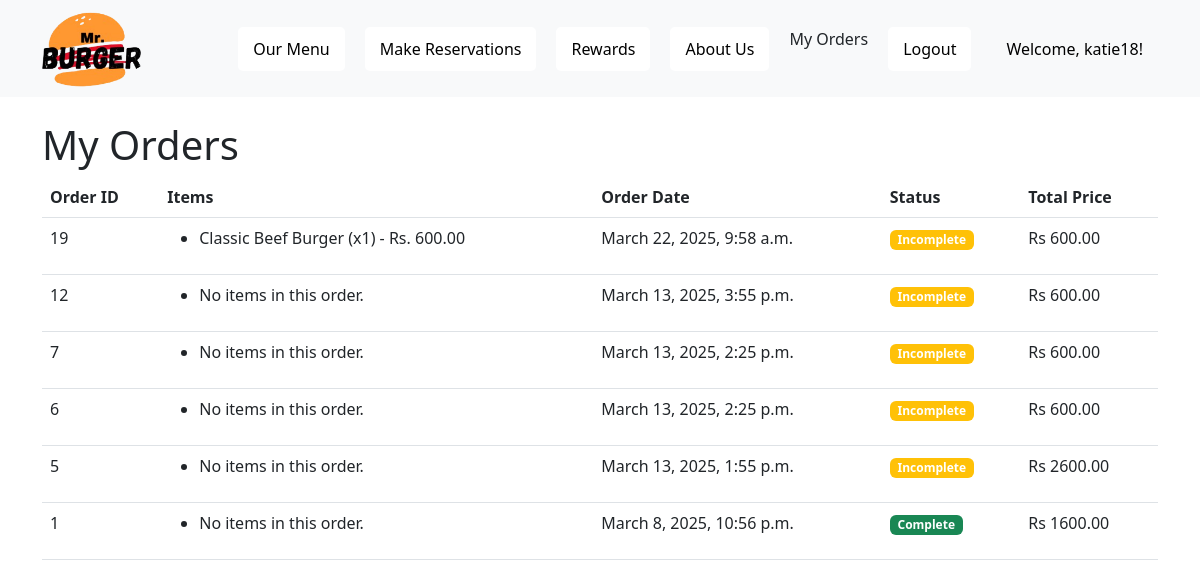
Page /my-orders/ (signed in) on the committed database.
### webstore/models.py (models this page shows, shortened)
class Order(models.Model):
    user = models.ForeignKey(
        settings.AUTH_USER_MODEL,
        on_delete=models.CASCADE,
        null=True,  # Allow null values
        blank=True,  # Allow blank values in forms
    ) # Link order to user
    items = models.TextField()  # Use for sqlite
    order_date = models.DateTimeField(auto_now_add=True)
    STATUS_CHOICES = [
        ('Incomplete', 'Incomplete'),
        ('Complete', 'Complete'),
    ]
    status = models.CharField(max_length=20, choices=STATUS_CHOICES, default='Incomplete')
    total_price = models.FloatField(default=0)

class OrderItem(models.Model):
    order = models.ForeignKey(Order, on_delete=models.CASCADE)
    item = models.ForeignKey(Menu, on_delete=models.CASCADE)
    quantity = models.PositiveIntegerField(default=1)

class Menu(models.Model):
    name = models.CharField(max_length=50)
    description = models.CharField(max_length=400)
    price = models.FloatField()
    img_url = models.ImageField(upload_to='static/')

### webstore/views.py (the view)
# urls.py: path('my-orders/', views.my_orders, name='my_orders'),
@login_required
def my_orders(request):
    orders = Order.objects.filter(user=request.user).order_by('-order_date')
    return render(request, 'my_orders.html', {'orders': orders})

### webstore/templates/my_orders.html
{% extends 'base.html' %}
{% block content %}
  <h1>My Orders</h1>
  {% if orders %}
    <table class="table">
      <thead>
        <tr>
          <th>Order ID</th>
          <th>Items</th>
          <th>Order Date</th>
          <th>Status</th>
          <th>Total Price</th>
        </tr>
      </thead>
      <tbody>
        {% for order in orders %}
          <tr>
            <td>{{ order.id }}</td>
            <td>
              <ul>
                {% for item in order.orderitem_set.all %}
                  <li>{{ item.item.name }} (x{{ item.quantity }}) - Rs. {{ item.item.price|floatformat:2 }}</li>
                {% empty %}
                  <li>No items in this order.</li>
                {% endfor %}
              </ul>
            </td>
            <td>{{ order.order_date }}</td>
            <td>
              {% if order.status == 'Incomplete' %}
                <span class="badge bg-warning">Incomplete</span>
              {% else %}
                <span class="badge bg-success">Complete</span>
              {% endif %}
            </td>
            <td>Rs {{ order.total_price|floatformat:2 }}</td>
          </tr>
        {% endfor %}
      </tbody>
    </table>
  {% else %}
    <p>You have no orders yet.</p>
  {% endif %}
{% endblock %}

### templates/navbar.html (shortened to what this page needs)
<nav style="background-color: #f8f9fa; padding: 10px;">
  <div class="container" style="display: flex; align-items: center; justify-content: space-between;">
    {% load static %}
    <a href="{% url 'home' %}">
      <img src="{% static 'static/logo.png' %}" alt="Mr Burger Logo" style="width: 100px;">
    </a>
    <div>
      <ul style="display: flex; list-style: none; padding: 0; margin: 0; gap: 20px; justify-content: space-evenly;">
        <li class="nav-item" style="background-color: #ffffff; padding: 10px 15px; border-radius: 5px;">
          <a href="{% url 'home' %}#ourmenu" style="text-decoration: none; color: rgb(0, 0, 0); font-size: 16px; display: block;"
          onmouseover="this.parentElement.style.backgroundColor='#fffaaf'"
          onmouseout="this.parentElement.style.backgroundColor='#ffffff'">Our Menu</a>
        </li>
        <li style="background-color: #ffffff; padding: 10px 15px; border-radius: 5px;">
          <a href="{% url 'home' %}#reservation" style="text-decoration: none; color: rgb(0, 0, 0); font-size: 16px; display: block;"
             onmouseover="this.parentElement.style.backgroundColor='#fffaaf'"
             onmouseout="this.parentElement.style.backgroundColor='#ffffff'">Make Reservations</a>
        </li>
        <li class="nav-item" style="background-color: #ffffff; padding: 10px 15px; border-radius: 5px;">
          <a href="{% url 'rewards' %}" style="text-decoration: none; color: rgb(0, 0, 0); font-size: 16px; display: block;"
          onmouseover="this.parentElement.style.backgroundColor='#fffaaf'"
          onmouseout="this.parentElement.style.backgroundColor='#ffffff'">Rewards</a>
        </li>
        <li class="nav-item" style="background-color: #ffffff; padding: 10px 15px; border-radius: 5px;">
          <a href="{% url 'about' %}" style="text-decoration: none; color: rgb(0, 0, 0); font-size: 16px; display: block;"
          onmouseover="this.parentElement.style.backgroundColor='#fffaaf'"
          onmouseout="this.parentElement.style.backgroundColor='#ffffff'">About Us</a>
      </li>
        {% if user.is_authenticated %}
        <li class="nav-item">
          <a class="nav-link" href="{% url 'my_orders' %}">My Orders</a>
        </li>
        <li style="background-color: #ffffff; padding: 10px 15px; border-radius: 5px;">
          <a href="{% url 'logout' %}" style="text-decoration: none; color: rgb(0, 0, 0); font-size: 16px; display: block;"
          onmouseover="this.parentElement.style.backgroundColor='#fffaaf'"
          onmouseout="this.parentElement.style.backgroundColor='#ffffff'">Logout</a>
        </li>
        <li style="color: #000000; font-size: 16px; padding: 10px 15px;">Welcome, {{ user.username }}!</li>
        {% endif %}
      </ul>
    </div>
  </div>
</nav>

### rows in the picture
Order: id "19", order_date "March 22, 2025, 9:58 a.m.", status "Incomplete", total_price "600.00"
OrderItem: item.name "Classic Beef Burger", quantity "1", item.price "600.00"
Order: id "12", order_date "March 13, 2025, 3:55 p.m.", status "Incomplete", total_price "600.00"
Order: id "7", order_date "March 13, 2025, 2:25 p.m.", status "Incomplete", total_price "600.00"
Order: id "6", order_date "March 13, 2025, 2:25 p.m.", status "Incomplete", total_price "600.00"
Order: id "5", order_date "March 13, 2025, 1:55 p.m.", status "Incomplete", total_price "2600.00"
Order: id "1", order_date "March 8, 2025, 10:56 p.m.", status "Complete", total_price "1600.00"

### other values in the picture
{{ user.username }} "katie18"
